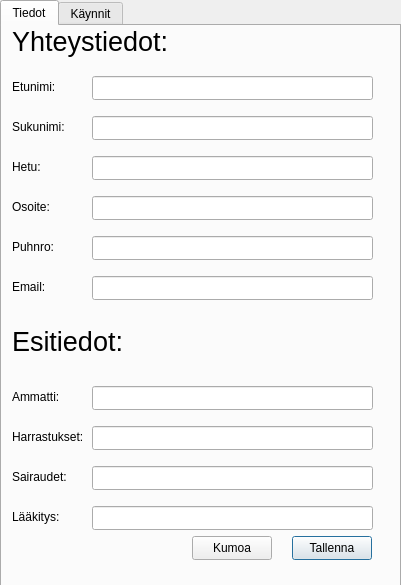
<?xml version="1.0" encoding="UTF-8"?>
<ui version="4.0">
 <class>CustomerInfo</class>
 <widget class="QDialog" name="CustomerInfo">
  <property name="geometry">
   <rect>
    <x>0</x>
    <y>0</y>
    <width>401</width>
    <height>585</height>
   </rect>
  </property>
  <property name="windowTitle">
   <string>Asiakas Tiedot</string>
  </property>
  <widget class="QTabWidget" name="tabWidget">
   <property name="geometry">
    <rect>
     <x>0</x>
     <y>0</y>
     <width>401</width>
     <height>591</height>
    </rect>
   </property>
   <property name="autoFillBackground">
    <bool>false</bool>
   </property>
   <property name="currentIndex">
    <number>0</number>
   </property>
   <property name="documentMode">
    <bool>false</bool>
   </property>
   <property name="tabsClosable">
    <bool>false</bool>
   </property>
   <widget class="QWidget" name="tab">
    <attribute name="title">
     <string>Tiedot</string>
    </attribute>
    <widget class="QLineEdit" name="lineEditMedication">
     <property name="geometry">
      <rect>
       <x>90</x>
       <y>480</y>
       <width>281</width>
       <height>24</height>
      </rect>
     </property>
     <property name="font">
      <font>
       <pointsize>9</pointsize>
      </font>
     </property>
    </widget>
    <widget class="QLineEdit" name="lineEditEmail">
     <property name="geometry">
      <rect>
       <x>90</x>
       <y>250</y>
       <width>281</width>
       <height>24</height>
      </rect>
     </property>
    </widget>
    <widget class="QLineEdit" name="lineEditFirstname">
     <property name="geometry">
      <rect>
       <x>90</x>
       <y>50</y>
       <width>281</width>
       <height>24</height>
      </rect>
     </property>
    </widget>
    <widget class="QLabel" name="label_18">
     <property name="geometry">
      <rect>
       <x>10</x>
       <y>50</y>
       <width>51</width>
       <height>21</height>
      </rect>
     </property>
     <property name="text">
      <string>Etunimi:</string>
     </property>
    </widget>
    <widget class="QLineEdit" name="lineEditAddress">
     <property name="geometry">
      <rect>
       <x>90</x>
       <y>170</y>
       <width>281</width>
       <height>24</height>
      </rect>
     </property>
    </widget>
    <widget class="QLabel" name="label_11">
     <property name="geometry">
      <rect>
       <x>10</x>
       <y>440</y>
       <width>61</width>
       <height>21</height>
      </rect>
     </property>
     <property name="text">
      <string>Sairaudet:</string>
     </property>
    </widget>
    <widget class="QLabel" name="label_14">
     <property name="geometry">
      <rect>
       <x>10</x>
       <y>90</y>
       <width>61</width>
       <height>21</height>
      </rect>
     </property>
     <property name="text">
      <string>Sukunimi:</string>
     </property>
    </widget>
    <widget class="QLabel" name="label_19">
     <property name="geometry">
      <rect>
       <x>10</x>
       <y>480</y>
       <width>61</width>
       <height>21</height>
      </rect>
     </property>
     <property name="text">
      <string>Lääkitys:</string>
     </property>
    </widget>
    <widget class="QLabel" name="label_13">
     <property name="geometry">
      <rect>
       <x>10</x>
       <y>400</y>
       <width>81</width>
       <height>21</height>
      </rect>
     </property>
     <property name="text">
      <string>Harrastukset:</string>
     </property>
    </widget>
    <widget class="QLineEdit" name="lineEditProfession">
     <property name="geometry">
      <rect>
       <x>90</x>
       <y>360</y>
       <width>281</width>
       <height>24</height>
      </rect>
     </property>
    </widget>
    <widget class="QLineEdit" name="lineEditSocialsecurity">
     <property name="geometry">
      <rect>
       <x>90</x>
       <y>130</y>
       <width>281</width>
       <height>24</height>
      </rect>
     </property>
    </widget>
    <widget class="QLabel" name="label">
     <property name="geometry">
      <rect>
       <x>10</x>
       <y>0</y>
       <width>161</width>
       <height>31</height>
      </rect>
     </property>
     <property name="font">
      <font>
       <pointsize>20</pointsize>
      </font>
     </property>
     <property name="text">
      <string>Yhteystiedot:</string>
     </property>
    </widget>
    <widget class="QLabel" name="label_12">
     <property name="geometry">
      <rect>
       <x>10</x>
       <y>130</y>
       <width>41</width>
       <height>21</height>
      </rect>
     </property>
     <property name="text">
      <string>Hetu:</string>
     </property>
    </widget>
    <widget class="QLineEdit" name="lineEditLastname">
     <property name="geometry">
      <rect>
       <x>90</x>
       <y>90</y>
       <width>281</width>
       <height>24</height>
      </rect>
     </property>
    </widget>
    <widget class="QLineEdit" name="lineEditDiseases">
     <property name="geometry">
      <rect>
       <x>90</x>
       <y>440</y>
       <width>281</width>
       <height>24</height>
      </rect>
     </property>
    </widget>
    <widget class="QPushButton" name="saveButton">
     <property name="geometry">
      <rect>
       <x>290</x>
       <y>510</y>
       <width>80</width>
       <height>24</height>
      </rect>
     </property>
     <property name="text">
      <string>Tallenna</string>
     </property>
    </widget>
    <widget class="QLabel" name="label_17">
     <property name="geometry">
      <rect>
       <x>10</x>
       <y>170</y>
       <width>41</width>
       <height>21</height>
      </rect>
     </property>
     <property name="text">
      <string>Osoite:</string>
     </property>
    </widget>
    <widget class="QLineEdit" name="lineEditPhone">
     <property name="geometry">
      <rect>
       <x>90</x>
       <y>210</y>
       <width>281</width>
       <height>24</height>
      </rect>
     </property>
    </widget>
    <widget class="QLabel" name="label_16">
     <property name="geometry">
      <rect>
       <x>10</x>
       <y>210</y>
       <width>51</width>
       <height>21</height>
      </rect>
     </property>
     <property name="text">
      <string>Puhnro:</string>
     </property>
    </widget>
    <widget class="QPushButton" name="cancelButton">
     <property name="geometry">
      <rect>
       <x>190</x>
       <y>510</y>
       <width>80</width>
       <height>24</height>
      </rect>
     </property>
     <property name="text">
      <string>Kumoa</string>
     </property>
    </widget>
    <widget class="QLineEdit" name="lineEditHobbies">
     <property name="geometry">
      <rect>
       <x>90</x>
       <y>400</y>
       <width>281</width>
       <height>24</height>
      </rect>
     </property>
    </widget>
    <widget class="QLabel" name="label_15">
     <property name="geometry">
      <rect>
       <x>10</x>
       <y>250</y>
       <width>51</width>
       <height>21</height>
      </rect>
     </property>
     <property name="text">
      <string>Email:</string>
     </property>
    </widget>
    <widget class="QLabel" name="label_2">
     <property name="geometry">
      <rect>
       <x>10</x>
       <y>300</y>
       <width>121</width>
       <height>31</height>
      </rect>
     </property>
     <property name="font">
      <font>
       <pointsize>20</pointsize>
      </font>
     </property>
     <property name="text">
      <string>Esitiedot:</string>
     </property>
    </widget>
    <widget class="QLabel" name="label_20">
     <property name="geometry">
      <rect>
       <x>10</x>
       <y>360</y>
       <width>61</width>
       <height>21</height>
      </rect>
     </property>
     <property name="text">
      <string>Ammatti:</string>
     </property>
    </widget>
   </widget>
   <widget class="QWidget" name="tab_2">
    <attribute name="title">
     <string>Käynnit</string>
    </attribute>
    <widget class="QPushButton" name="addVisitButton">
     <property name="geometry">
      <rect>
       <x>300</x>
       <y>10</y>
       <width>80</width>
       <height>24</height>
      </rect>
     </property>
     <property name="text">
      <string>Lisää käynti</string>
     </property>
    </widget>
    <widget class="QPushButton" name="removeVisitButton">
     <property name="geometry">
      <rect>
       <x>300</x>
       <y>50</y>
       <width>80</width>
       <height>24</height>
      </rect>
     </property>
     <property name="text">
      <string>Poista</string>
     </property>
    </widget>
    <widget class="QTextBrowser" name="textBrowser">
     <property name="geometry">
      <rect>
       <x>10</x>
       <y>10</y>
       <width>281</width>
       <height>441</height>
      </rect>
     </property>
    </widget>
    <widget class="QPushButton" name="refreshButton">
     <property name="geometry">
      <rect>
       <x>300</x>
       <y>90</y>
       <width>80</width>
       <height>24</height>
      </rect>
     </property>
     <property name="text">
      <string>Päivitä</string>
     </property>
    </widget>
   </widget>
  </widget>
 </widget>
 <resources/>
 <connections/>
</ui>
